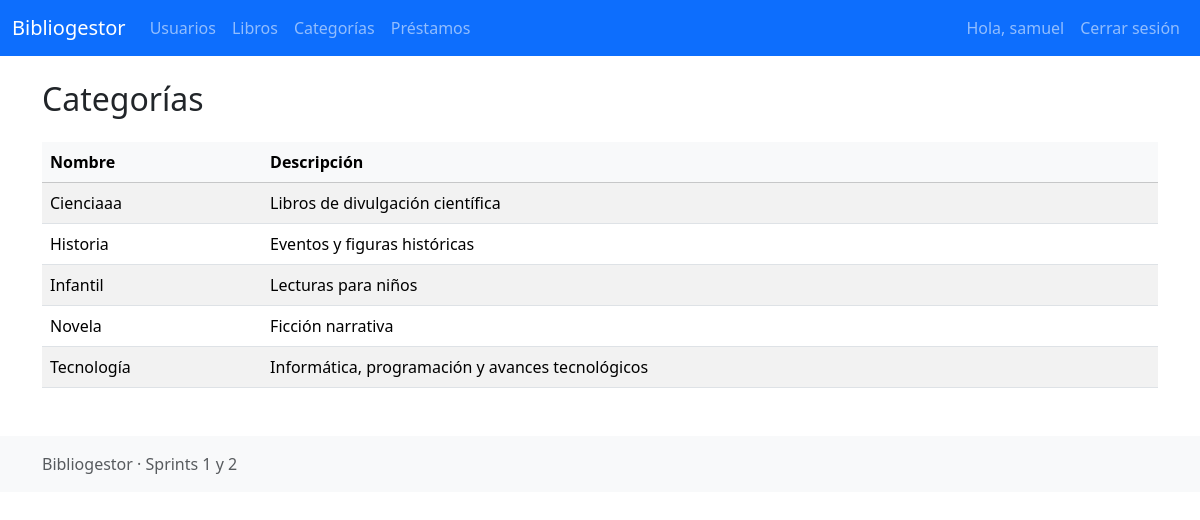
The app's page /categorias/listar.php (signed in) with its own data.
### tables this page shows
CREATE TABLE `categorias` (
  `idCategoria` int(11) NOT NULL,
  `nombre` varchar(100) NOT NULL,
  `descripcion` varchar(255) DEFAULT NULL
);

### categorias/listar.php (the view, shortened to what this page needs)
<?php
require_once __DIR__ . '/../plantillas/encabezado.php';
$conn = obtenerConexion();
$result = $conn->query("SELECT * FROM categorias ORDER BY nombre");
?>
<div class="d-flex justify-content-between align-items-center mb-3">
    <h2>Categorías</h2>
</div>
<table class="table table-striped table-hover">
    <thead class="table-light">
        <tr><th>Nombre</th><th>Descripción</th><?php if ($_SESSION['usuario']['rol_id'] == 1): ?><th>Acciones</th><?php endif; ?></tr>
    </thead>
    <tbody>
        <?php while ($c = $result->fetch_assoc()): ?>
        <tr>
            <td><?= htmlspecialchars($c['nombre']) ?></td>
            <td><?= htmlspecialchars($c['descripcion']) ?></td>
        </tr>
        <?php endwhile; ?>
    </tbody>
</table>
<?php require_once __DIR__ . '/../plantillas/pie.php'; ?>

### records on screen
categorias: nombre "Cienciaaa", descripcion "Libros de divulgación científica"
categorias: nombre "Historia", descripcion "Eventos y figuras históricas"
categorias: nombre "Infantil", descripcion "Lecturas para niños"
categorias: nombre "Novela", descripcion "Ficción narrativa"
categorias: nombre "Tecnología", descripcion "Informática, programación y avances tecnológicos"

### other values on screen
$_SESSION['usuario']['nombre'] "samuel"
